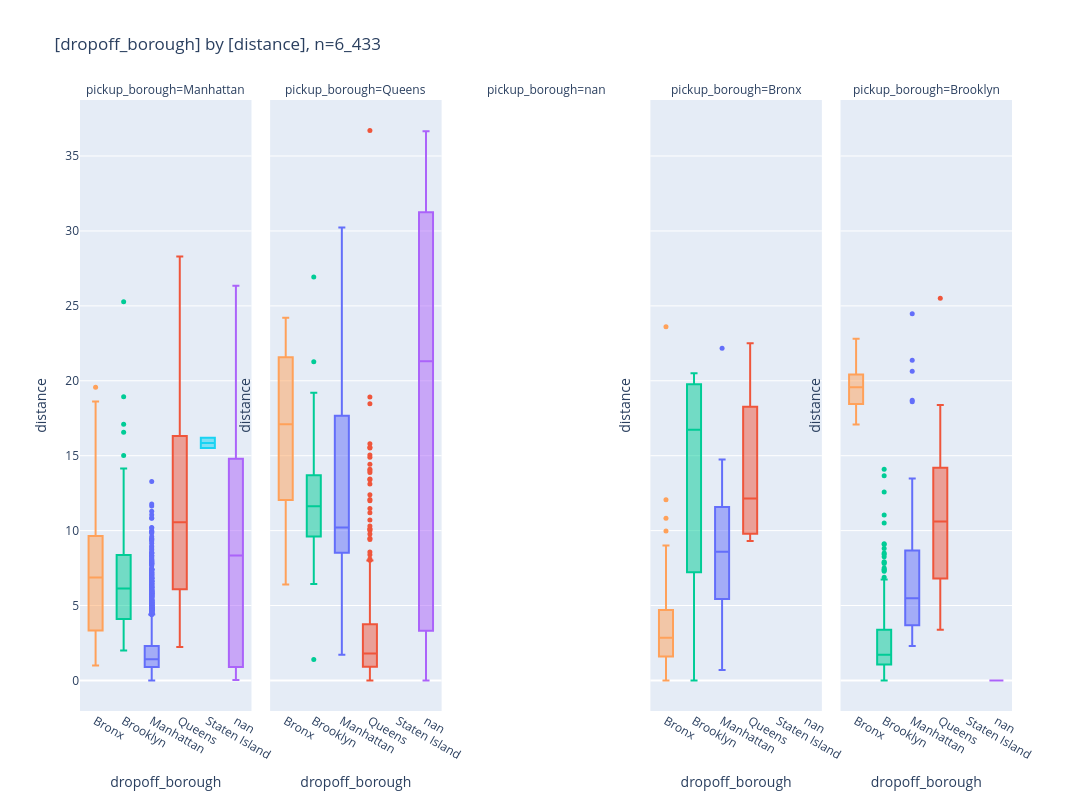

Notebook code for this chart:
### Code cell
_df = df[["dropoff_borough","distance","pickup_borough"]]
_=pls.plot_boxes(
    _df,
    height=800,
    facet_col="pickup_borough",
    # violin=True,
    # use_log=True,
    # annotations=True,
)

### Figure 1 — Plotly figure (JSON) as saved in the notebook; plotly's stock layout.template omitted (floating-point values rounded to 4 significant figures; data arrays with more than 128 entries replaced by an {"elided": "..."} marker saying what was removed)
{"data": [{"alignmentgroup": "True", "hovertemplate": "dropoff_borough=%{x}<br>pickup_borough=Manhattan<br>distance=%{y}<extra></extra>", "legendgroup": "Manhattan", "marker": {"color": "#636efa", "size": 5}, "name": "Manhattan", "notched": false, "offsetgroup": "Manhattan", "orientation": "v", "showlegend": true, "type": "box", "width": 0.5, "x": {"elided": "4885 str values"}, "x0": " ", "xaxis": "x", "y": {"elided": "4885 float values"}, "y0": " ", "yaxis": "y"}, {"alignmentgroup": "True", "hovertemplate": "dropoff_borough=%{x}<br>pickup_borough=Queens<br>distance=%{y}<extra></extra>", "legendgroup": "Manhattan", "marker": {"color": "#636efa", "size": 5}, "name": "Manhattan", "notched": false, "offsetgroup": "Manhattan", "orientation": "v", "showlegend": false, "type": "box", "width": 0.5, "x": {"elided": "224 str values"}, "x0": " ", "xaxis": "x2", "y": {"elided": "224 float values"}, "y0": " ", "yaxis": "y2"}, {"alignmentgroup": "True", "hovertemplate": "dropoff_borough=%{x}<br>pickup_borough=Bronx<br>distance=%{y}<extra></extra>", "legendgroup": "Manhattan", "marker": {"color": "#636efa", "size": 5}, "name": "Manhattan", "notched": false, "offsetgroup": "Manhattan", "orientation": "v", "showlegend": false, "type": "box", "width": 0.5, "x": ["Manhattan", "Manhattan", "Manhattan", "Manhattan", "Manhattan", "Manhattan", "Manhattan", "Manhattan", "Manhattan", "Manhattan", "Manhattan", "Manhattan", "Manhattan", "Manhattan", "Manhattan", "Manhattan", "Manhattan", "Manhattan", "Manhattan", "Manhattan", "Manhattan", "Manhattan", "Manhattan", "Manhattan", "Manhattan"], "x0": " ", "xaxis": "x4", "y": [10.6, 14.74, 4.5, 2.93, 11.2, 9.16, 8.64, 12.74, 0.7, 12.79, 2.9, 12.69, 5.75, 7.06, 8.59, 6.16, 13.3, 4.2, 22.17, 11.19, 1.66, 6.62, 10.05, 6.66, 7.07], "y0": " ", "yaxis": "y4"}, {"alignmentgroup": "True", "hovertemplate": "dropoff_borough=%{x}<br>pickup_borough=Brooklyn<br>distance=%{y}<extra></extra>", "legendgroup": "Manhattan", "marker": {"color": "#636efa", "size": 5}, "name": "Manhattan", "notched": false, "offsetgroup": "Manhattan", "orientation": "v", "showlegend": false, "type": "box", "width": 0.5, "x": ["Manhattan", "Manhattan", "Manhattan", "Manhattan", "Manhattan", "Manhattan", "Manhattan", "Manhattan", "Manhattan", "Manhattan", "Manhattan", "Manhattan", "Manhattan", "Manhattan", "Manhattan", "Manhattan", "Manhattan", "Manhattan", "Manhattan", "Manhattan", "Manhattan", "Manhattan", "Manhattan", "Manhattan", "Manhattan", "Manhattan", "Manhattan", "Manhattan", "Manhattan", "Manhattan", "Manhattan", "Manhattan", "Manhattan", "Manhattan", "Manhattan", "Manhattan", "Manhattan", "Manhattan", "Manhattan", "Manhattan", "Manhattan", "Manhattan", "Manhattan", "Manhattan", "Manhattan", "Manhattan", "Manhattan", "Manhattan", "Manhattan", "Manhattan", "Manhattan", "Manhattan", "Manhattan", "Manhattan", "Manhattan", "Manhattan", "Manhattan", "Manhattan", "Manhattan", "Manhattan", "Manhattan", "Manhattan", "Manhattan", "Manhattan", "Manhattan", "Manhattan", "Manhattan"], "x0": " ", "xaxis": "x5", "y": [5.98, 7.0, 8.4, 18.7, 4.1, 4.23, 7.06, 4.65, 4.1, 5.8, 11.13, 4.5, 3.01, 5.8, 10.12, 2.6, 3.38, 4.4, 3.38, 4.7, 10.43, 7.8, 12.54, 9.7, 13.47, 24.48, 2.92, 4.66, 7.2, 2.41, 8.56, 3.7, 8.77, 5.88, 6.32, 5.48, 5.06, 18.6, 6.02, 2.94, 4.3, 4.94, 20.64, 6.3, 3.8, 13.44, 9.3, 11.4, 8.26, 7.12, 3.7, 2.3, 2.52, 2.53, 2.8, 8.7, 2.53, 3.67, 2.8, 4.34, 4.3, 3.03, 5.62, 8.82, 3.68, 21.37, 3.5], "y0": " ", "yaxis": "y5"}, {"alignmentgroup": "True", "hovertemplate": "dropoff_borough=%{x}<br>pickup_borough=Manhattan<br>distance=%{y}<extra></extra>", "legendgroup": "Queens", "marker": {"color": "#EF553B", "size": 5}, "name": "Queens", "notched": false, "offsetgroup": "Queens", "orientation": "v", "showlegend": true, "type": "box", "width": 0.5, "x": {"elided": "163 str values"}, "x0": " ", "xaxis": "x", "y": {"elided": "163 float values"}, "y0": " ", "yaxis": "y"}, {"alignmentgroup": "True", "hovertemplate": "dropoff_borough=%{x}<br>pickup_borough=Queens<br>distance=%{y}<extra></extra>", "legendgroup": "Queens", "marker": {"color": "#EF553B", "size": 5}, "name": "Queens", "notched": false, "offsetgroup": "Queens", "orientation": "v", "showlegend": false, "type": "box", "width": 0.5, "x": {"elided": "349 str values"}, "x0": " ", "xaxis": "x2", "y": {"elided": "349 float values"}, "y0": " ", "yaxis": "y2"}, {"alignmentgroup": "True", "hovertemplate": "dropoff_borough=%{x}<br>pickup_borough=Bronx<br>distance=%{y}<extra></extra>", "legendgroup": "Queens", "marker": {"color": "#EF553B", "size": 5}, "name": "Queens", "notched": false, "offsetgroup": "Queens", "orientation": "v", "showlegend": false, "type": "box", "width": 0.5, "x": ["Queens", "Queens", "Queens", "Queens"], "x0": " ", "xaxis": "x4", "y": [9.31, 22.51, 14.03, 10.27], "y0": " ", "yaxis": "y4"}, {"alignmentgroup": "True", "hovertemplate": "dropoff_borough=%{x}<br>pickup_borough=Brooklyn<br>distance=%{y}<extra></extra>", "legendgroup": "Queens", "marker": {"color": "#EF553B", "size": 5}, "name": "Queens", "notched": false, "offsetgroup": "Queens", "orientation": "v", "showlegend": false, "type": "box", "width": 0.5, "x": ["Queens", "Queens", "Queens", "Queens", "Queens", "Queens", "Queens", "Queens", "Queens", "Queens", "Queens", "Queens", "Queens", "Queens", "Queens", "Queens", "Queens", "Queens", "Queens", "Queens", "Queens", "Queens", "Queens", "Queens", "Queens", "Queens"], "x0": " ", "xaxis": "x5", "y": [3.38, 10.97, 7.5, 10.11, 12.76, 6.5, 16.01, 25.51, 14.2, 11.55, 4.57, 9.9, 14.9, 14.67, 6.76, 9.6, 3.74, 11.14, 7.1, 6.8, 12.4, 18.2, 4.41, 11.44, 18.39, 10.23], "y0": " ", "yaxis": "y5"}, {"alignmentgroup": "True", "hovertemplate": "dropoff_borough=%{x}<br>pickup_borough=Manhattan<br>distance=%{y}<extra></extra>", "legendgroup": "Brooklyn", "marker": {"color": "#00cc96", "size": 5}, "name": "Brooklyn", "notched": false, "offsetgroup": "Brooklyn", "orientation": "v", "showlegend": true, "type": "box", "width": 0.5, "x": {"elided": "153 str values"}, "x0": " ", "xaxis": "x", "y": {"elided": "153 float values"}, "y0": " ", "yaxis": "y"}, {"alignmentgroup": "True", "hovertemplate": "dropoff_borough=%{x}<br>pickup_borough=Queens<br>distance=%{y}<extra></extra>", "legendgroup": "Brooklyn", "marker": {"color": "#00cc96", "size": 5}, "name": "Brooklyn", "notched": false, "offsetgroup": "Brooklyn", "orientation": "v", "showlegend": false, "type": "box", "width": 0.5, "x": ["Brooklyn", "Brooklyn", "Brooklyn", "Brooklyn", "Brooklyn", "Brooklyn", "Brooklyn", "Brooklyn", "Brooklyn", "Brooklyn", "Brooklyn", "Brooklyn", "Brooklyn", "Brooklyn", "Brooklyn", "Brooklyn", "Brooklyn", "Brooklyn", "Brooklyn", "Brooklyn", "Brooklyn", "Brooklyn", "Brooklyn", "Brooklyn", "Brooklyn", "Brooklyn", "Brooklyn", "Brooklyn", "Brooklyn", "Brooklyn", "Brooklyn", "Brooklyn", "Brooklyn", "Brooklyn", "Brooklyn", "Brooklyn", "Brooklyn", "Brooklyn", "Brooklyn", "Brooklyn", "Brooklyn", "Brooklyn", "Brooklyn", "Brooklyn", "Brooklyn", "Brooklyn", "Brooklyn", "Brooklyn", "Brooklyn", "Brooklyn", "Brooklyn", "Brooklyn", "Brooklyn", "Brooklyn", "Brooklyn", "Brooklyn", "Brooklyn", "Brooklyn", "Brooklyn", "Brooklyn", "Brooklyn", "Brooklyn"], "x0": " ", "xaxis": "x2", "y": [14.3, 11.8, 18.99, 13.04, 10.88, 12.25, 9.6, 9.98, 8.1, 19.2, 14.54, 10.02, 9.28, 11.25, 14.5, 18.29, 11.8, 1.4, 21.27, 12.5, 7.89, 10.12, 12.21, 13.7, 13.26, 7.06, 8.51, 13.1, 9.6, 9.8, 16.65, 7.03, 9.18, 10.0, 13.9, 9.96, 7.4, 14.1, 12.52, 10.39, 26.92, 14.97, 12.7, 9.73, 15.0, 7.3, 7.7, 11.52, 11.74, 9.72, 15.7, 10.16, 16.68, 10.94, 10.32, 12.79, 6.44, 11.93, 8.44, 13.65, 9.6, 13.5], "y0": " ", "yaxis": "y2"}, {"alignmentgroup": "True", "hovertemplate": "dropoff_borough=%{x}<br>pickup_borough=Bronx<br>distance=%{y}<extra></extra>", "legendgroup": "Brooklyn", "marker": {"color": "#00cc96", "size": 5}, "name": "Brooklyn", "notched": false, "offsetgroup": "Brooklyn", "orientation": "v", "showlegend": false, "type": "box", "width": 0.5, "x": ["Brooklyn", "Brooklyn", "Brooklyn", "Brooklyn"], "x0": " ", "xaxis": "x4", "y": [14.45, 19.01, 20.51, 0.0], "y0": " ", "yaxis": "y4"}, {"alignmentgroup": "True", "hovertemplate": "dropoff_borough=%{x}<br>pickup_borough=Brooklyn<br>distance=%{y}<extra></extra>", "legendgroup": "Brooklyn", "marker": {"color": "#00cc96", "size": 5}, "name": "Brooklyn", "notched": false, "offsetgroup": "Brooklyn", "orientation": "v", "showlegend": false, "type": "box", "width": 0.5, "x": {"elided": "282 str values"}, "x0": " ", "xaxis": "x5", "y": {"elided": "282 float values"}, "y0": " ", "yaxis": "y5"}, {"alignmentgroup": "True", "hovertemplate": "dropoff_borough=%{x}<br>pickup_borough=Manhattan<br>distance=%{y}<extra></extra>", "legendgroup": "nan", "marker": {"color": "#ab63fa", "size": 5}, "name": "nan", "notched": false, "offsetgroup": "nan", "orientation": "v", "showlegend": true, "type": "box", "width": 0.5, "x": ["nan", "nan", "nan", "nan", "nan", "nan", "nan", "nan", "nan", "nan"], "x0": " ", "xaxis": "x", "y": [1.74, 0.03, 0.9, 0.9, 6.32, 14.82, 26.35, 12.6, 14.8, 10.36], "y0": " ", "yaxis": "y"}, {"alignmentgroup": "True", "hovertemplate": "dropoff_borough=%{x}<br>pickup_borough=Queens<br>distance=%{y}<extra></extra>", "legendgroup": "nan", "marker": {"color": "#ab63fa", "size": 5}, "name": "nan", "notched": false, "offsetgroup": "nan", "orientation": "v", "showlegend": false, "type": "box", "width": 0.5, "x": ["nan", "nan", "nan", "nan", "nan", "nan", "nan", "nan", "nan", "nan", "nan"], "x0": " ", "xaxis": "x2", "y": [5.69, 19.2, 24.57, 0.34, 24.63, 21.3, 33.76, 36.66, 2.53, 33.46, 0.0], "y0": " ", "yaxis": "y2"}, {"alignmentgroup": "True", "hovertemplate": "dropoff_borough=%{x}<br>pickup_borough=Brooklyn<br>distance=%{y}<extra></extra>", "legendgroup": "nan", "marker": {"color": "#ab63fa", "size": 5}, "name": "nan", "notched": false, "offsetgroup": "nan", "orientation": "v", "showlegend": false, "type": "box", "width": 0.5, "x": ["nan", "nan", "nan"], "x0": " ", "xaxis": "x5", "y": [0.0, 0.0, 0.0], "y0": " ", "yaxis": "y5"}, {"alignmentgroup": "True", "hovertemplate": "dropoff_borough=%{x}<br>pickup_borough=Manhattan<br>distance=%{y}<extra></extra>", "legendgroup": "Bronx", "marker": {"color": "#FFA15A", "size": 5}, "name": "Bronx", "notched": false, "offsetgroup": "Bronx", "orientation": "v", "showlegend": true, "type": "box", "width": 0.5, "x": ["Bronx", "Bronx", "Bronx", "Bronx", "Bronx", "Bronx", "Bronx", "Bronx", "Bronx", "Bronx", "Bronx", "Bronx", "Bronx", "Bronx", "Bronx", "Bronx", "Bronx", "Bronx", "Bronx", "Bronx", "Bronx", "Bronx", "Bronx", "Bronx", "Bronx", "Bronx", "Bronx", "Bronx", "Bronx", "Bronx", "Bronx", "Bronx", "Bronx", "Bronx", "Bronx", "Bronx", "Bronx", "Bronx", "Bronx", "Bronx", "Bronx", "Bronx", "Bronx", "Bronx", "Bronx", "Bronx", "Bronx", "Bronx", "Bronx", "Bronx", "Bronx", "Bronx", "Bronx", "Bronx", "Bronx"], "x0": " ", "xaxis": "x", "y": [12.05, 11.79, 9.4, 9.8, 1.8, 5.7, 5.6, 4.29, 10.44, 11.92, 8.3, 16.35, 7.35, 10.2, 10.51, 3.32, 9.41, 12.27, 4.92, 4.4, 7.4, 8.45, 16.79, 19.57, 8.6, 9.7, 18.62, 10.39, 2.7, 9.44, 2.1, 2.54, 5.78, 7.21, 1.0, 3.79, 1.38, 3.75, 6.87, 1.71, 2.56, 3.6, 3.35, 1.17, 8.52, 1.63, 9.46, 4.28, 6.88, 2.2, 2.4, 3.86, 8.97, 1.67, 4.02], "y0": " ", "yaxis": "y"}, {"alignmentgroup": "True", "hovertemplate": "dropoff_borough=%{x}<br>pickup_borough=Queens<br>distance=%{y}<extra></extra>", "legendgroup": "Bronx", "marker": {"color": "#FFA15A", "size": 5}, "name": "Bronx", "notched": false, "offsetgroup": "Bronx", "orientation": "v", "showlegend": false, "type": "box", "width": 0.5, "x": ["Bronx", "Bronx", "Bronx", "Bronx", "Bronx", "Bronx", "Bronx", "Bronx", "Bronx", "Bronx", "Bronx"], "x0": " ", "xaxis": "x2", "y": [24.2, 22.47, 6.4, 13.9, 10.72, 23.3, 18.89, 11.43, 15.85, 17.1, 18.74], "y0": " ", "yaxis": "y2"}, {"alignmentgroup": "True", "hovertemplate": "dropoff_borough=%{x}<br>pickup_borough=Bronx<br>distance=%{y}<extra></extra>", "legendgroup": "Bronx", "marker": {"color": "#FFA15A", "size": 5}, "name": "Bronx", "notched": false, "offsetgroup": "Bronx", "orientation": "v", "showlegend": false, "type": "box", "width": 0.5, "x": ["Bronx", "Bronx", "Bronx", "Bronx", "Bronx", "Bronx", "Bronx", "Bronx", "Bronx", "Bronx", "Bronx", "Bronx", "Bronx", "Bronx", "Bronx", "Bronx", "Bronx", "Bronx", "Bronx", "Bronx", "Bronx", "Bronx", "Bronx", "Bronx", "Bronx", "Bronx", "Bronx", "Bronx", "Bronx", "Bronx", "Bronx", "Bronx", "Bronx", "Bronx", "Bronx", "Bronx", "Bronx", "Bronx", "Bronx", "Bronx", "Bronx", "Bronx", "Bronx", "Bronx", "Bronx", "Bronx", "Bronx", "Bronx", "Bronx", "Bronx", "Bronx", "Bronx", "Bronx", "Bronx", "Bronx", "Bronx", "Bronx", "Bronx", "Bronx", "Bronx", "Bronx", "Bronx", "Bronx", "Bronx", "Bronx", "Bronx"], "x0": " ", "xaxis": "x4", "y": [9.97, 4.89, 0.07, 1.6, 4.7, 2.18, 0.07, 2.0, 2.7, 2.52, 3.9, 1.1, 3.61, 1.56, 1.66, 6.4, 2.36, 2.89, 4.18, 2.49, 3.83, 1.89, 4.93, 5.01, 4.0, 0.0, 0.66, 3.25, 1.68, 5.1, 6.39, 10.83, 4.31, 1.12, 0.93, 0.94, 2.96, 1.25, 2.58, 4.9, 3.16, 9.0, 1.16, 0.76, 3.81, 0.58, 4.69, 1.17, 23.61, 5.3, 1.74, 2.2, 4.5, 6.0, 2.95, 0.89, 12.06, 8.74, 2.73, 1.82, 0.08, 2.82, 2.39, 6.23, 2.9, 4.0], "y0": " ", "yaxis": "y4"}, {"alignmentgroup": "True", "hovertemplate": "dropoff_borough=%{x}<br>pickup_borough=Brooklyn<br>distance=%{y}<extra></extra>", "legendgroup": "Bronx", "marker": {"color": "#FFA15A", "size": 5}, "name": "Bronx", "notched": false, "offsetgroup": "Bronx", "orientation": "v", "showlegend": false, "type": "box", "width": 0.5, "x": ["Bronx", "Bronx", "Bronx", "Bronx", "Bronx"], "x0": " ", "xaxis": "x5", "y": [17.09, 18.91, 19.57, 19.62, 22.81], "y0": " ", "yaxis": "y5"}, {"alignmentgroup": "True", "hovertemplate": "dropoff_borough=%{x}<br>pickup_borough=Manhattan<br>distance=%{y}<extra></extra>", "legendgroup": "Staten Island", "marker": {"color": "#19d3f3", "size": 5}, "name": "Staten Island", "notched": false, "offsetgroup": "Staten Island", "orientation": "v", "showlegend": true, "type": "box", "width": 0.5, "x": ["Staten Island", "Staten Island"], "x0": " ", "xaxis": "x", "y": [15.51, 16.2], "y0": " ", "yaxis": "y"}], "layout": {"annotations": [{"font": {}, "showarrow": false, "text": "pickup_borough=Manhattan", "x": 0.092, "xanchor": "center", "xref": "paper", "y": 1, "yanchor": "bottom", "yref": "paper"}, {"font": {}, "showarrow": false, "text": "pickup_borough=Queens", "x": 0.296, "xanchor": "center", "xref": "paper", "y": 1, "yanchor": "bottom", "yref": "paper"}, {"font": {}, "showarrow": false, "text": "pickup_borough=nan", "x": 0.5, "xanchor": "center", "xref": "paper", "y": 1, "yanchor": "bottom", "yref": "paper"}, {"font": {}, "showarrow": false, "text": "pickup_borough=Bronx", "x": 0.704, "xanchor": "center", "xref": "paper", "y": 1, "yanchor": "bottom", "yref": "paper"}, {"font": {}, "showarrow": false, "text": "pickup_borough=Brooklyn", "x": 0.908, "xanchor": "center", "xref": "paper", "y": 1, "yanchor": "bottom", "yref": "paper"}], "boxmode": "group", "height": 800, "legend": {"title": {"text": "dropoff_borough"}, "tracegroupgap": 0}, "showlegend": false, "title": {"text": "[dropoff_borough] by [distance], n=6_433"}, "width": 1600, "xaxis": {"anchor": "y", "categoryarray": ["Bronx", "Brooklyn", "Manhattan", "Queens", "Staten Island", "nan"], "categoryorder": "array", "domain": [0, 0.184], "title": {"text": "dropoff_borough"}}, "xaxis2": {"anchor": "y2", "categoryarray": ["Bronx", "Brooklyn", "Manhattan", "Queens", "Staten Island", "nan"], "categoryorder": "array", "domain": [0.204, 0.388], "matches": "x", "title": {"text": "dropoff_borough"}}, "xaxis3": {"anchor": "y3", "categoryarray": ["Bronx", "Brooklyn", "Manhattan", "Queens", "Staten Island", "nan"], "categoryorder": "array", "domain": [0.408, 0.592], "matches": "x", "title": {"text": "dropoff_borough"}}, "xaxis4": {"anchor": "y4", "categoryarray": ["Bronx", "Brooklyn", "Manhattan", "Queens", "Staten Island", "nan"], "categoryorder": "array", "domain": [0.612, 0.796], "matches": "x", "title": {"text": "dropoff_borough"}}, "xaxis5": {"anchor": "y5", "categoryarray": ["Bronx", "Brooklyn", "Manhattan", "Queens", "Staten Island", "nan"], "categoryorder": "array", "domain": [0.816, 1], "matches": "x", "title": {"text": "dropoff_borough"}}, "yaxis": {"anchor": "x", "domain": [0, 1], "title": {"text": "distance"}}, "yaxis2": {"anchor": "x2", "domain": [0, 1], "matches": "y", "showticklabels": false, "title": {"text": "distance"}}, "yaxis3": {"anchor": "x3", "domain": [0, 1], "matches": "y", "showticklabels": false, "title": {"text": "distance"}}, "yaxis4": {"anchor": "x4", "domain": [0, 1], "matches": "y", "showticklabels": false, "title": {"text": "distance"}}, "yaxis5": {"anchor": "x5", "domain": [0, 1], "matches": "y", "showticklabels": false, "title": {"text": "distance"}}}}
